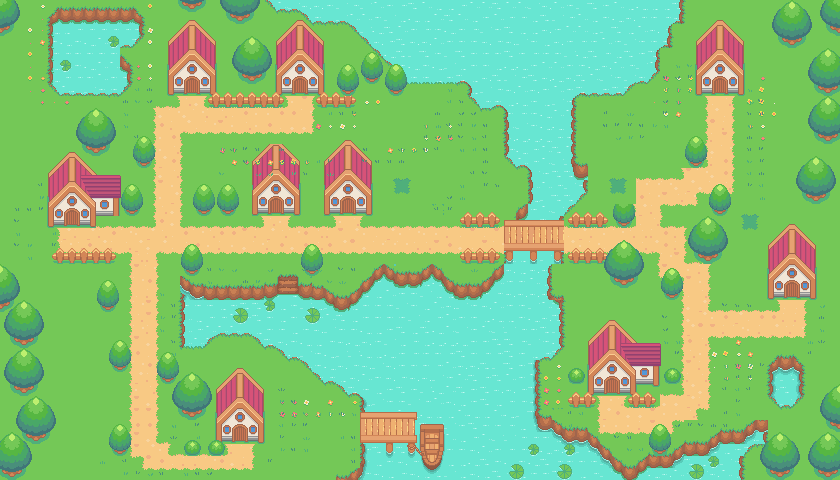

This game map was drawn from its Tiled (.tmx) file and the tilesets committed beside it. A one-line description and the trimmed map source follow:
An orthogonal 70x40 tile map with 12x12 px tiles, 12 tile layers (agua, bordas, terreno, barcos, ...).

<map version="1.9" tiledversion="1.9.2" orientation="orthogonal" renderorder="right-down" width="70" height="40" tilewidth="12" tileheight="12" infinite="0" nextlayerid="15" nextobjectid="1">
 <tileset firstgid="1" source="First Asset pack.tsx" />
 <layer id="1" name="agua" width="70" height="40">
  <data>[2800 cells, 2800 non-empty, 9 distinct tile ids]</data>
 </layer>
 <layer id="8" name="bordas" width="70" height="40">
  <data>[2800 cells, 238 non-empty, 91 distinct tile ids]</data>
 </layer>
 <layer id="2" name="terreno" width="70" height="40">
  <data>[2800 cells, 2148 non-empty, 134 distinct tile ids]</data>
 </layer>
 <layer id="9" name="barcos" width="70" height="40">
  <data>[2800 cells, 54 non-empty, 54 distinct tile ids]</data>
 </layer>
 <layer id="5" name="casas" width="70" height="40">
  <data>[2800 cells, 397 non-empty, 98 distinct tile ids]</data>
 </layer>
 <layer id="6" name="caminho" width="70" height="40">
  <data>[2800 cells, 537 non-empty, 17 distinct tile ids]</data>
 </layer>
 <layer id="7" name="cercados" width="70" height="40">
  <data>[2800 cells, 91 non-empty, 14 distinct tile ids]</data>
 </layer>
 <layer id="12" name="arvores_back" width="70" height="40">
  <data>[2800 cells, 116 non-empty, 22 distinct tile ids]</data>
 </layer>
 <layer id="3" name="arvores" width="70" height="40">
  <data>[2800 cells, 317 non-empty, 35 distinct tile ids]</data>
 </layer>
 <layer id="11" name="plantas_acuaticas" width="70" height="40">
  <data>[2800 cells, 138 non-empty, 26 distinct tile ids]</data>
 </layer>
 <layer id="10" name="gramas" width="70" height="40">
  <data>[2800 cells, 248 non-empty, 28 distinct tile ids]</data>
 </layer>
 <layer id="14" name="poças" width="70" height="40">
  <data>[2800 cells, 27 non-empty, 9 distinct tile ids]</data>
 </layer>
</map>
